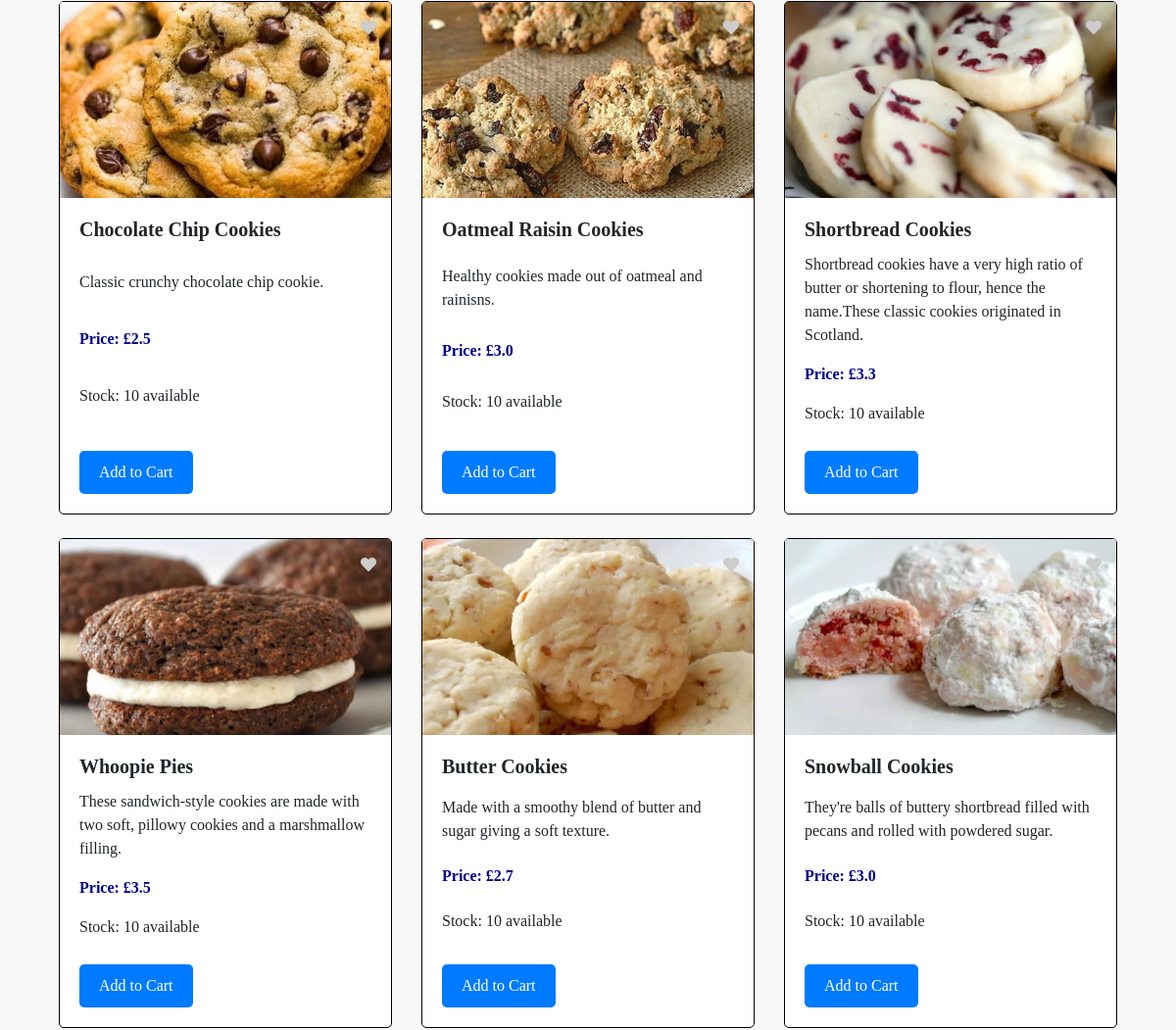
/cookies (middle part), run on an earlier commit of the app's database.
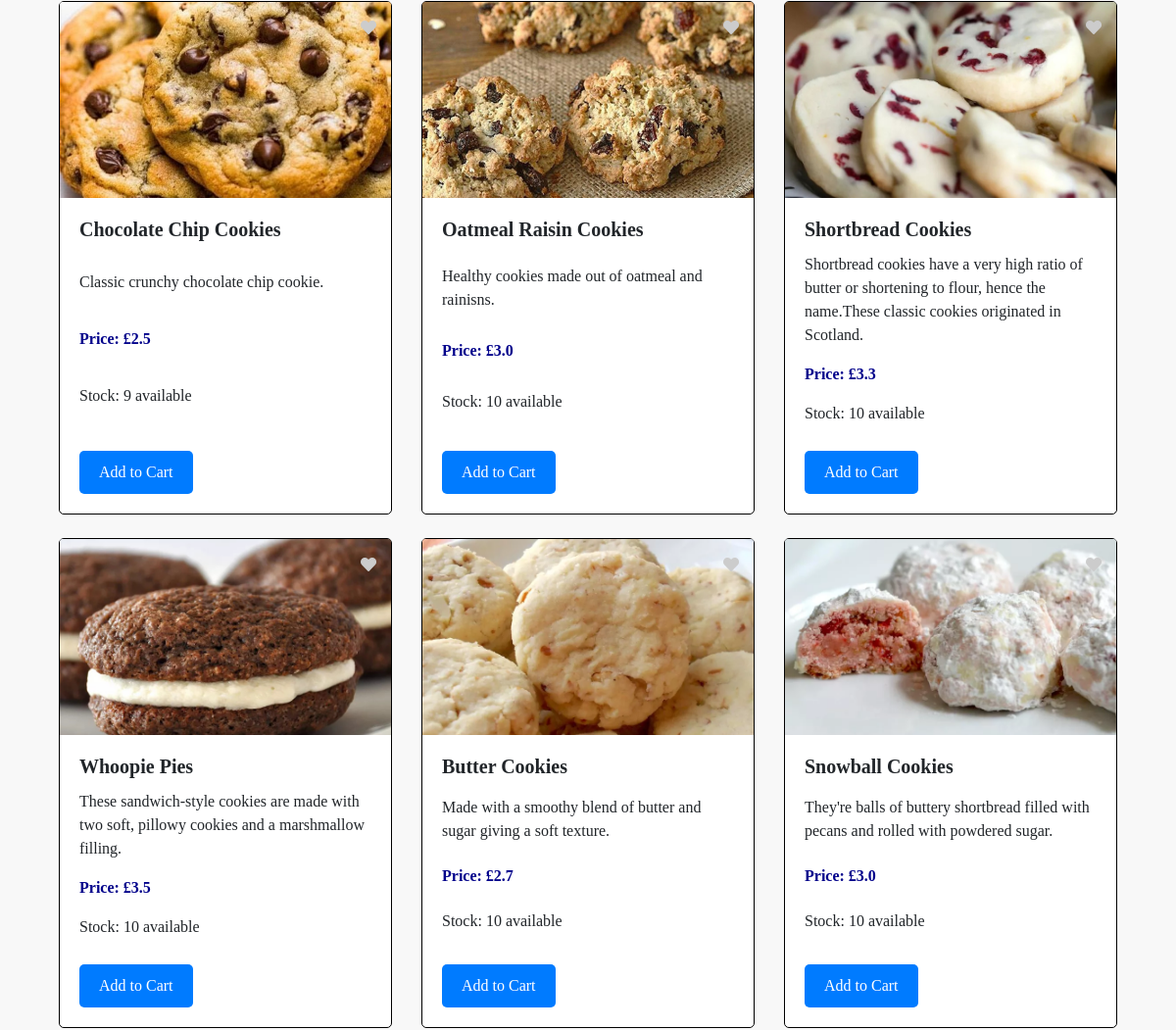
And on a later commit of the database.
### app/models.py (models this page shows, shortened)
class Product(db.Model):
    id = db.Column(db.Integer, primary_key=True)
    name = db.Column(db.String(100), nullable=False)
    description = db.Column(db.Text, nullable=False)
    price = db.Column(db.Float, nullable=False)
    category = db.Column(db.String(50), nullable=False)  # 'Cake', 'Cookie', 'Chocolate', 'Desserts'.
    image = db.Column(db.String(225), nullable=False)
    stock = db.Column(db.Integer, nullable=False, default=0)  # Stock quantity

### app/views.py (the view)
@app.route('/cookies')
def cookies():
    sort_option = request.args.get('sort')
    query = request.args.get('query', '').strip().lower()
    cookies_query = Product.query.filter_by(category='Cookie')
    if query:
        cookies_query = cookies_query.filter(Product.name.ilike(f'%{query}%'))
    if sort_option == 'lowest_to_highest':
        cookies_query = cookies_query.order_by(Product.price.asc())
    elif sort_option == 'highest_to_lowest':
        cookies_query = cookies_query.order_by(Product.price.desc())
    elif sort_option == 'A_to_Z':
        cookies_query = cookies_query.order_by(Product.name.asc())
    cookies = cookies_query.all()
    return render_template('cookies.html', products=cookies, query=query)

### app/views.py (called while the page is built)
@app.before_request
def initialize_cart():
    if 'cart' not in session:
        session['cart'] = {}

@app.context_processor
def inject_cart_quantity():
    if current_user.is_authenticated:
        total_quantity = db.session.query(
            db.func.sum(CartItem.quantity)
        ).filter_by(user_id=current_user.id).scalar() or 0
    else:
        cart = session.get('cart', {})
        total_quantity = sum(item['quantity'] for item in cart.values())
    return dict(cart_total_quantity=total_quantity)

### app/templates/cookies.html (shortened to what this page needs)
{% extends "base.html" %}
{% block content %}
<div class="container">
  <div class="row">
    {% for product in products %}
    <div class="col-md-4 mb-4">
      <div class="card">
        <div class="position-relative">
          <img src="{{ url_for('static', filename=product.image) }}" class="card-img-top" alt="{{ product.name }}">
         <a href="javascript:void(0);"
         class="like-button position-absolute"
         style="top: 10px; right: 10px;"
         data-product-id="{{ product.id }}"
         onclick="addToWishlist(this)">
         <i class="fas fa-heart"></i>
      </a>
        </div>
        <div class="card-body">
          <h5 class="card-title"><strong>{{ product.name }}</strong></h5>
          <p class="card-text">{{ product.description }}</p>
          <p class="text-primary font-weight-bold">Price: £{{ product.price }}</p>
          <p>Stock: {% if product.stock > 0 %} {{ product.stock }} available {% else %} Out of stock {% endif %}</p>
          <div class="d-flex justify-content-between">
            {% if product.stock > 0 %}
            <a href="javascript:void(0);" onclick="document.getElementById('addToCartForm{{ product.id }}').submit();" class="btn btn-primary">Add to Cart</a>
            {% else %}
            <button class="btn btn-primary" disabled>Add to Cart</button>
            {% endif %}
          </div>
        </div>
      </div>
    </div>
    {% endfor %}
  </div>
</div>
{% endblock %}

What changed in the data, as far as the page shows it:
changed Product "Chocolate Chip Cookies": stock "10" → "9"
